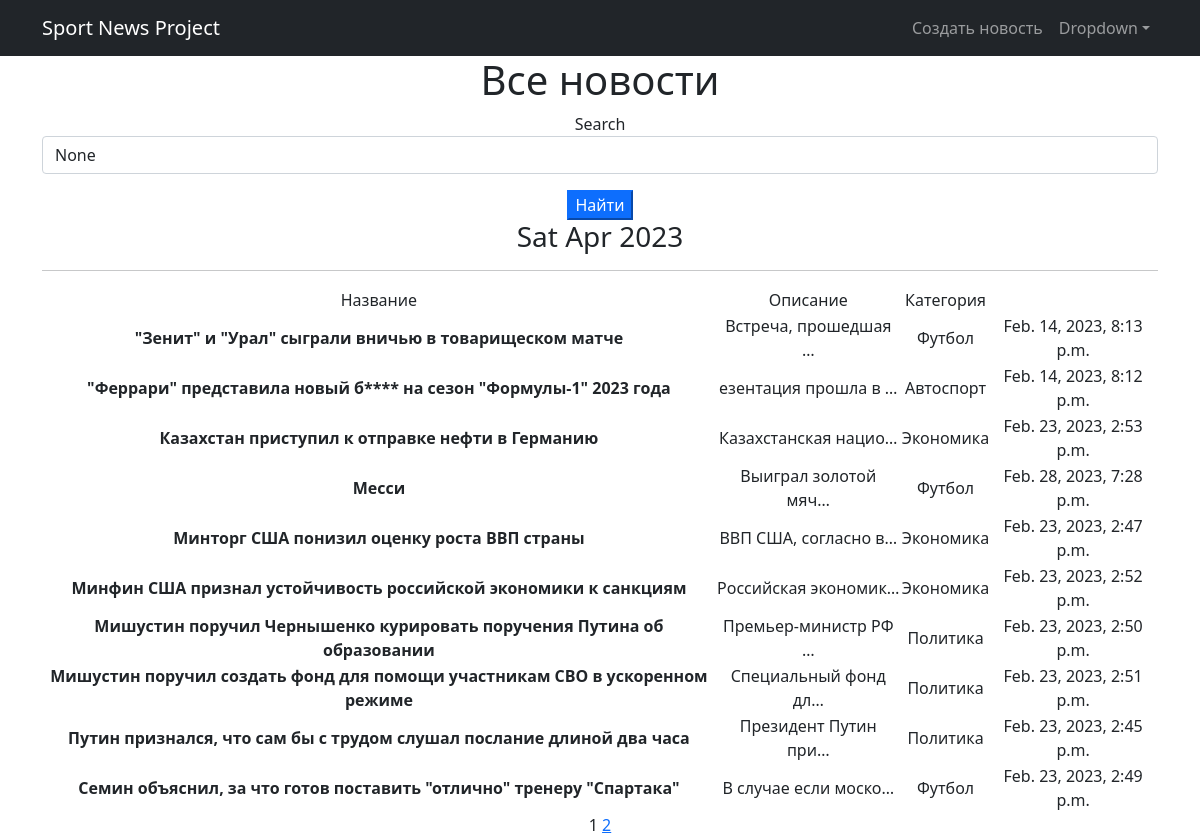
The app's page /posts/, older data.
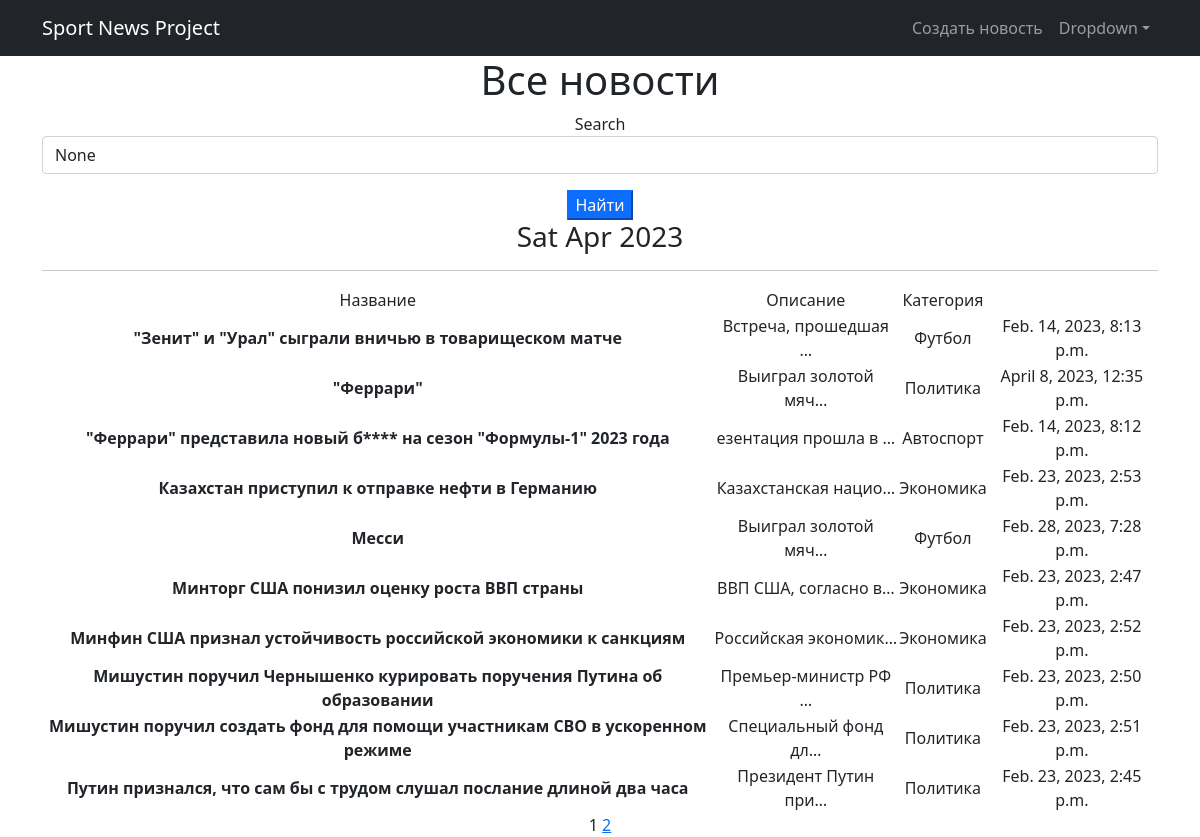
The same page, newer data.
### simpleapp/models.py (models this page shows, shortened)
class Posts(models.Model):
    name = models.CharField(
        max_length=200,
        unique=True,
    )
    description = models.TextField()
    date = models.DateTimeField(auto_now_add=True)
    category = models.ForeignKey(
        to='Category',
        on_delete=models.CASCADE,
        related_name='posts',
    )

class Category(models.Model):
    name = models.CharField(max_length=100, unique=True)

### simpleapp/views.py (the view)
# urls.py: path('', PostsList.as_view(), name='posts_list'),
class PostsList(ListView):
    model = Posts
    ordering = 'name'
    template_name = 'flatpages/posts.html'
    context_object_name = 'posts'
    paginate_by = 10
    def get_queryset(self):
        queryset = super().get_queryset()
        self.filterset = PostFilter(self.request.GET, queryset)
        return self.filterset.qs
    def get_context_data(self, **kwargs):
        context = super().get_context_data(**kwargs)
        context['time_now'] = datetime.utcnow()
        context['next_sale'] = None
        context['filterset'] = self.filterset
        return context

### simpleapp/templatetags/custom_filters.py (called while the page is built)
@register.filter()
def censor(text):
    stop_words = ['монегаск', 'болид']
    for word in text.split():
        if word.lower() in stop_words:
            text = text.replace(word, f"{word[0]}{'*' * (len(word) - 1)}")
    return text

### templates/flatpages/posts.html (shortened to what this page needs)
{% extends 'flatpages/default.html' %}
{% load custom_filters %}
{% load custom_tags %}
{% block content %}
   <h1>Все новости</h1>
      <form action="" method="get" >
    <label for="{{ filterset.form.name__icontains.id_for_label }}">Search</label>
    <input
        id="{{ filterset.form.name__icontains.id }}"
        name="{{ filterset.form.name__icontains.name }}"
        value="{{ filterset.form.name__icontains.value }}"
        class="form-control"
    >
    <input type="submit" class="mt-3 btn-primary" value="Найти" />
     </form>
   <h3>{{ time_now|date:'D M Y' }}</h3>
   <hr>
   {% if posts %}
       <table>
           <tr>
               <td>Название</td>
               <td>Описание</td>
               <td>Категория</td>
           </tr>
           {% for news in posts %}
           <tr>
               <td><strong>{{ news.name|censor }}</strong></td>
               <td>{{ news.description|truncatechars:20|censor }}</td>
               <td>{{ news.category.name }}</td>
               <td>{{ news.date }}</td>
               <td>
               </td>
           </tr>
           {% endfor %}
       </table>
   {% else %}
       <h2>Новостей нет!</h2>!
   {% endif %}
   {{ page_obj.number }}
   {% if page_obj.has_next %}
       <a href="?page={{ page_obj.next_page_number }}">{{ page_obj.next_page_number }}</a>
   {% endif %}
{% endblock content %}

Row changes from the older to the newer data that the page shows:
no longer on this page (row unchanged): Posts: name|censor "Семин объяснил, за что готов поставить \"отлично\" тренеру \"Спартака\"", description|censor "В случае если моско…", category.name "Футбол", date "Feb. 23, 2023, 2:49 p.m."
added Posts: name|censor "\"Феррари\"", description|censor "Выиграл золотой мяч…", category.name "Политика", date "April 8, 2023, 12:35 p.m."
